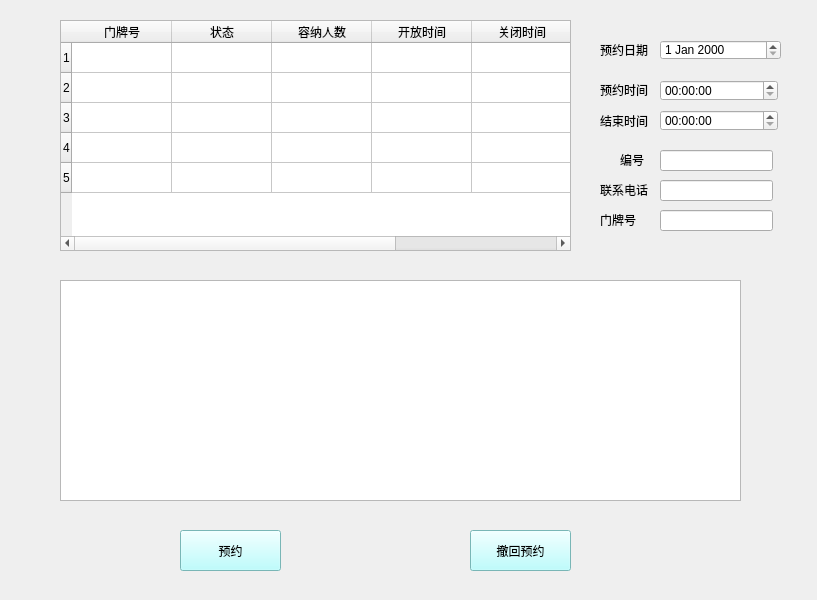
<?xml version="1.0" encoding="UTF-8"?>
<ui version="4.0">
 <class>appointed</class>
 <widget class="QWidget" name="appointed">
  <property name="geometry">
   <rect>
    <x>0</x>
    <y>0</y>
    <width>817</width>
    <height>600</height>
   </rect>
  </property>
  <property name="windowTitle">
   <string>Form</string>
  </property>
  <widget class="QTableWidget" name="message_show">
   <property name="geometry">
    <rect>
     <x>60</x>
     <y>20</y>
     <width>511</width>
     <height>231</height>
    </rect>
   </property>
   <row/>
   <row/>
   <row/>
   <row/>
   <row/>
   <column>
    <property name="text">
     <string>门牌号</string>
    </property>
   </column>
   <column>
    <property name="text">
     <string>状态</string>
    </property>
   </column>
   <column>
    <property name="text">
     <string>容纳人数</string>
    </property>
   </column>
   <column>
    <property name="text">
     <string>开放时间</string>
    </property>
   </column>
   <column>
    <property name="text">
     <string>关闭时间</string>
    </property>
   </column>
   <column>
    <property name="text">
     <string>投影仪</string>
    </property>
   </column>
  </widget>
  <widget class="QTableView" name="tableView">
   <property name="geometry">
    <rect>
     <x>60</x>
     <y>280</y>
     <width>681</width>
     <height>221</height>
    </rect>
   </property>
  </widget>
  <widget class="QLabel" name="label">
   <property name="geometry">
    <rect>
     <x>600</x>
     <y>40</y>
     <width>69</width>
     <height>19</height>
    </rect>
   </property>
   <property name="text">
    <string>预约日期</string>
   </property>
  </widget>
  <widget class="QLabel" name="label_2">
   <property name="geometry">
    <rect>
     <x>600</x>
     <y>80</y>
     <width>69</width>
     <height>19</height>
    </rect>
   </property>
   <property name="text">
    <string>预约时间</string>
   </property>
  </widget>
  <widget class="QLabel" name="label_3">
   <property name="geometry">
    <rect>
     <x>600</x>
     <y>110</y>
     <width>71</width>
     <height>21</height>
    </rect>
   </property>
   <property name="text">
    <string>结束时间</string>
   </property>
  </widget>
  <widget class="QLabel" name="label_4">
   <property name="geometry">
    <rect>
     <x>620</x>
     <y>150</y>
     <width>69</width>
     <height>19</height>
    </rect>
   </property>
   <property name="text">
    <string>编号</string>
   </property>
  </widget>
  <widget class="QLabel" name="label_5">
   <property name="geometry">
    <rect>
     <x>600</x>
     <y>180</y>
     <width>69</width>
     <height>19</height>
    </rect>
   </property>
   <property name="text">
    <string>联系电话</string>
   </property>
  </widget>
  <widget class="QLabel" name="label_6">
   <property name="geometry">
    <rect>
     <x>600</x>
     <y>210</y>
     <width>69</width>
     <height>19</height>
    </rect>
   </property>
   <property name="text">
    <string>门牌号</string>
   </property>
  </widget>
  <widget class="QLineEdit" name="ap_BianHao">
   <property name="geometry">
    <rect>
     <x>660</x>
     <y>150</y>
     <width>113</width>
     <height>21</height>
    </rect>
   </property>
  </widget>
  <widget class="QLineEdit" name="ap_phone">
   <property name="geometry">
    <rect>
     <x>660</x>
     <y>180</y>
     <width>113</width>
     <height>21</height>
    </rect>
   </property>
  </widget>
  <widget class="QLineEdit" name="ap_door">
   <property name="geometry">
    <rect>
     <x>660</x>
     <y>210</y>
     <width>113</width>
     <height>21</height>
    </rect>
   </property>
  </widget>
  <widget class="QTimeEdit" name="ap_sta_time">
   <property name="geometry">
    <rect>
     <x>660</x>
     <y>80</y>
     <width>118</width>
     <height>21</height>
    </rect>
   </property>
  </widget>
  <widget class="QTimeEdit" name="ap_end_time">
   <property name="geometry">
    <rect>
     <x>660</x>
     <y>110</y>
     <width>118</width>
     <height>21</height>
    </rect>
   </property>
  </widget>
  <widget class="QDateEdit" name="ap_data">
   <property name="geometry">
    <rect>
     <x>660</x>
     <y>40</y>
     <width>121</width>
     <height>20</height>
    </rect>
   </property>
  </widget>
  <widget class="QPushButton" name="pushButton">
   <property name="geometry">
    <rect>
     <x>180</x>
     <y>530</y>
     <width>101</width>
     <height>41</height>
    </rect>
   </property>
   <property name="styleSheet">
    <string notr="true">background-color: rgb(170, 255, 255);</string>
   </property>
   <property name="text">
    <string>预约</string>
   </property>
  </widget>
  <widget class="QPushButton" name="pushButton_2">
   <property name="geometry">
    <rect>
     <x>470</x>
     <y>530</y>
     <width>101</width>
     <height>41</height>
    </rect>
   </property>
   <property name="styleSheet">
    <string notr="true">background-color: rgb(170, 255, 255);</string>
   </property>
   <property name="text">
    <string>撤回预约</string>
   </property>
  </widget>
 </widget>
 <resources/>
 <connections/>
</ui>
